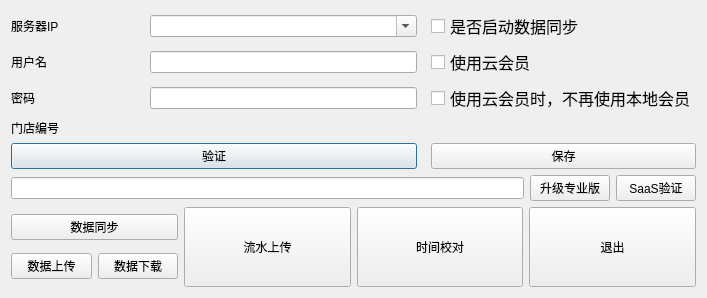
<?xml version="1.0" encoding="UTF-8"?>
<ui version="4.0">
 <class>w_sys_manage_cloudsync_with_time</class>
 <widget class="QDialog" name="w_sys_manage_cloudsync_with_time">
  <property name="geometry">
   <rect>
    <x>0</x>
    <y>0</y>
    <width>707</width>
    <height>298</height>
   </rect>
  </property>
  <property name="windowTitle">
   <string>Dialog</string>
  </property>
  <layout class="QVBoxLayout" name="verticalLayout_2">
   <item>
    <layout class="QGridLayout" name="gridLayout">
     <item row="0" column="4">
      <widget class="QCheckBox" name="checkBox_isyunrun">
       <property name="styleSheet">
        <string notr="true">font:12pt;</string>
       </property>
       <property name="text">
        <string>是否启动数据同步</string>
       </property>
      </widget>
     </item>
     <item row="1" column="4">
      <widget class="QCheckBox" name="checkBox_yun_member">
       <property name="styleSheet">
        <string notr="true">font:12pt;</string>
       </property>
       <property name="text">
        <string>使用云会员</string>
       </property>
      </widget>
     </item>
     <item row="2" column="4">
      <widget class="QCheckBox" name="checkBox_yun_member_2">
       <property name="styleSheet">
        <string notr="true">font:12pt;</string>
       </property>
       <property name="text">
        <string>使用云会员时，不再使用本地会员</string>
       </property>
      </widget>
     </item>
     <item row="0" column="1" colspan="2">
      <widget class="QComboBox" name="comboBox_ip">
       <property name="editable">
        <bool>true</bool>
       </property>
      </widget>
     </item>
     <item row="1" column="0">
      <widget class="QLabel" name="label_user">
       <property name="text">
        <string>用户名</string>
       </property>
      </widget>
     </item>
     <item row="0" column="0">
      <widget class="QLabel" name="label_2">
       <property name="text">
        <string>服务器IP</string>
       </property>
      </widget>
     </item>
     <item row="1" column="1" colspan="2">
      <widget class="QLineEdit" name="lineEdit_user"/>
     </item>
     <item row="3" column="0">
      <widget class="QLabel" name="label">
       <property name="text">
        <string>门店编号</string>
       </property>
      </widget>
     </item>
     <item row="3" column="1" colspan="2">
      <widget class="QLabel" name="label_orgCode">
       <property name="text">
        <string/>
       </property>
      </widget>
     </item>
     <item row="2" column="0">
      <widget class="QLabel" name="label_password">
       <property name="text">
        <string>密码</string>
       </property>
      </widget>
     </item>
     <item row="2" column="1" colspan="2">
      <widget class="QLineEdit" name="lineEdit_password">
       <property name="echoMode">
        <enum>QLineEdit::Password</enum>
       </property>
      </widget>
     </item>
     <item row="4" column="0" colspan="3">
      <widget class="QPushButton" name="pushButton_user_check">
       <property name="text">
        <string>验证</string>
       </property>
      </widget>
     </item>
     <item row="4" column="4">
      <widget class="QPushButton" name="pushButton_ok">
       <property name="text">
        <string>保存</string>
       </property>
      </widget>
     </item>
     <item row="0" column="3" rowspan="5">
      <widget class="QLabel" name="label_3">
       <property name="minimumSize">
        <size>
         <width>2</width>
         <height>0</height>
        </size>
       </property>
       <property name="maximumSize">
        <size>
         <width>2</width>
         <height>16777215</height>
        </size>
       </property>
       <property name="text">
        <string/>
       </property>
       <property name="outer_stylesheet" stdset="0">
        <string>line_div_h</string>
       </property>
      </widget>
     </item>
    </layout>
   </item>
   <item>
    <layout class="QHBoxLayout" name="horizontalLayout_3">
     <item>
      <widget class="QLineEdit" name="lineEdit_saas">
       <property name="echoMode">
        <enum>QLineEdit::Password</enum>
       </property>
      </widget>
     </item>
     <item>
      <widget class="public_pushbuton_SAA" name="pushButton_saasNot2AA">
       <property name="text">
        <string>升级专业版</string>
       </property>
      </widget>
     </item>
     <item>
      <widget class="public_pushbuton_SAA" name="pushButton_saas_verfy">
       <property name="text">
        <string>SaaS验证</string>
       </property>
      </widget>
     </item>
    </layout>
   </item>
   <item>
    <layout class="QHBoxLayout" name="horizontalLayout_2">
     <item>
      <layout class="QVBoxLayout" name="verticalLayout">
       <item>
        <widget class="QPushButton" name="pushButton_data_keep">
         <property name="text">
          <string>数据同步</string>
         </property>
        </widget>
       </item>
       <item>
        <layout class="QHBoxLayout" name="horizontalLayout">
         <item>
          <widget class="QPushButton" name="pushButton_upload">
           <property name="text">
            <string>数据上传</string>
           </property>
          </widget>
         </item>
         <item>
          <widget class="QPushButton" name="pushButton_download">
           <property name="text">
            <string>数据下载</string>
           </property>
          </widget>
         </item>
        </layout>
       </item>
      </layout>
     </item>
     <item>
      <widget class="QPushButton" name="pushButton_flow_upload">
       <property name="sizePolicy">
        <sizepolicy hsizetype="Minimum" vsizetype="Expanding">
         <horstretch>0</horstretch>
         <verstretch>0</verstretch>
        </sizepolicy>
       </property>
       <property name="text">
        <string>流水上传</string>
       </property>
      </widget>
     </item>
     <item>
      <widget class="QPushButton" name="pushButton_timecheck">
       <property name="sizePolicy">
        <sizepolicy hsizetype="Minimum" vsizetype="Expanding">
         <horstretch>0</horstretch>
         <verstretch>0</verstretch>
        </sizepolicy>
       </property>
       <property name="text">
        <string>时间校对</string>
       </property>
      </widget>
     </item>
     <item>
      <widget class="QPushButton" name="pushButton_exit">
       <property name="sizePolicy">
        <sizepolicy hsizetype="Minimum" vsizetype="Expanding">
         <horstretch>0</horstretch>
         <verstretch>0</verstretch>
        </sizepolicy>
       </property>
       <property name="text">
        <string>退出</string>
       </property>
      </widget>
     </item>
    </layout>
   </item>
  </layout>
 </widget>
 <customwidgets>
  <customwidget>
   <class>public_pushbuton_SAA</class>
   <extends>QPushButton</extends>
   <header>public_pushbuton_saa.h</header>
  </customwidget>
 </customwidgets>
 <resources/>
 <connections/>
</ui>
